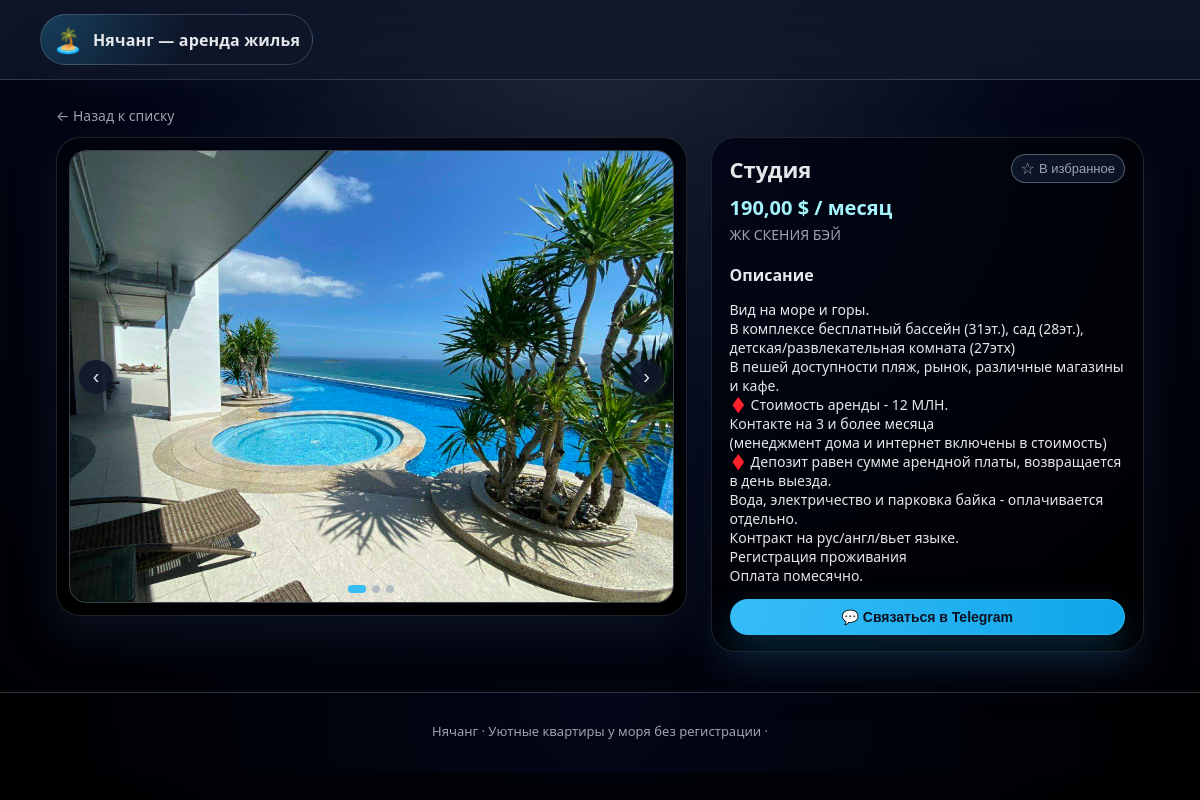
The app's page /listing/1/ with its own data.
### listings/models.py (models this page shows, shortened)
class ListingPhoto(models.Model):
    listing = models.ForeignKey(
        Listing,
        related_name="photos",
        on_delete=models.CASCADE,
    )
    image = models.ImageField(
        upload_to="listing_photos/",
        verbose_name="Фото"
    )
    order = models.PositiveIntegerField(
        "Порядок",
        default=0,
        help_text="Для сортировки фотографий",
    )
    class Meta:
        verbose_name = "Фотография"
        verbose_name_plural = "Фотографии"
        ordering = ["order", "id"]

class Listing(models.Model):
    title = models.CharField("Название", max_length=200)
    description = models.TextField("Описание")
    price_per_month = models.DecimalField(
        "Цена в месяц (USD)",
        max_digits=10,
        decimal_places=2,
    )
    address = models.CharField("Адрес", max_length=255)
    telegram_url = models.URLField(
        "Ссылка на Telegram",
        help_text="Например: https://t.me/username",
    )
    tags = models.ManyToManyField(Tag, related_name="listings", blank=True)
    created_at = models.DateTimeField(auto_now_add=True)
    updated_at = models.DateTimeField(auto_now=True)
    class Meta:
        verbose_name = "Объявление"
        verbose_name_plural = "Объявления"

### listings/views.py (the view)
# urls.py: path("listing/<int:pk>/", views.listing_detail, name="listing_detail"),
def listing_detail(request, pk):
    listing = get_object_or_404(Listing.objects.prefetch_related("photos", "tags"), pk=pk)
    return render(request, "listings/listing_detail.html", {"listing": listing})

### listings/templates/listings/listing_detail.html (shortened to what this page needs)
{% extends "listings/base.html" %}
{% block content %}
<a href="{% url 'listings:listing_list' %}" class="back-link">← Назад к списку</a>
<section class="detail-layout" data-listing-id="{{ listing.id }}">
    <div class="detail-main">
        <div class="carousel" data-carousel>
            <div class="carousel-viewport">
                <div class="carousel-track">
                    {% for photo in listing.photos.all %}
                        <img src="{{ photo.image.url }}"
                             alt="{{ listing.title }} фото {{ forloop.counter }}"
                             class="carousel-slide">
                    {% empty %}
                        <div class="carousel-empty">
                            Нет фотографий
                        </div>
                    {% endfor %}
                </div>
            </div>
            {% if listing.photos.all %}
            <button class="carousel-btn carousel-btn-prev" type="button" data-carousel-prev>‹</button>
            <button class="carousel-btn carousel-btn-next" type="button" data-carousel-next>›</button>
            <div class="carousel-dots" data-carousel-dots></div>
            {% endif %}
        </div>
    </div>
    <aside class="detail-sidebar">
        <div class="detail-header">
            <h1>{{ listing.title }}</h1>
            <button class="favorite-btn" type="button">
                <span class="favorite-icon">☆</span>
                <span class="favorite-text">В избранное</span>
            </button>
        </div>
        <p class="detail-price">{{ listing.price_per_month }} $ / месяц</p>
        <p class="detail-address">{{ listing.address }}</p>
        <div class="detail-description">
            <h2>Описание</h2>
            <p>{{ listing.description|linebreaksbr }}</p>
        </div>
        <button id="telegram-button"
                type="button"
                class="btn-primary btn-full">
            💬 Связаться в Telegram
        </button>
    </aside>
</section>
{% endblock %}

### listings/templates/listings/base.html (shortened to what this page needs)
{% load static %}
<!DOCTYPE html>
<html lang="ru">
<head>
    <link rel="stylesheet" href="{% static 'listings/styles.css' %}">
</head>
<body>
<header class="site-header">
    <div class="container header-inner">
        <a href="{% url 'listings:listing_list' %}" class="logo">
            <span class="logo-icon">🏝️</span>
            <span class="logo-text">Нячанг&nbsp;— аренда жилья</span>
        </a>
    </div>
</header>
<main class="site-main">
    <div class="container">
        {% block content %}{% endblock %}
    </div>
</main>
<footer class="site-footer">
    <div class="container footer-inner">
        <p>Нячанг · Уютные квартиры у моря без регистрации · {{ now|date:"Y" }}</p>
    </div>
</footer>
</body>
</html>

### records on screen
ListingPhoto: image (picture)
Listing: title "Студия", price_per_month "190,00", address "ЖК СКЕНИЯ БЭЙ", description "Вид на море и горы. В комплексе бесплатный бассейн (31эт.), сад (28эт.), детская/развлекательная комната (27этх) В пешей доступности пляж, рынок, различные магазины и кафе. ♦️ Стоимость аренды - 12 МЛН. Контакте на 3 и более месяца (менеджмент дома и интернет включены в стоимость) ♦️ Депозит равен сумме арендной платы, возвращается в день выезда. Вода, электричество и парковка байка - оплачивается отдельно. Контракт на рус/англ/вьет языке. Регистрация проживания Оплата помесячно."
